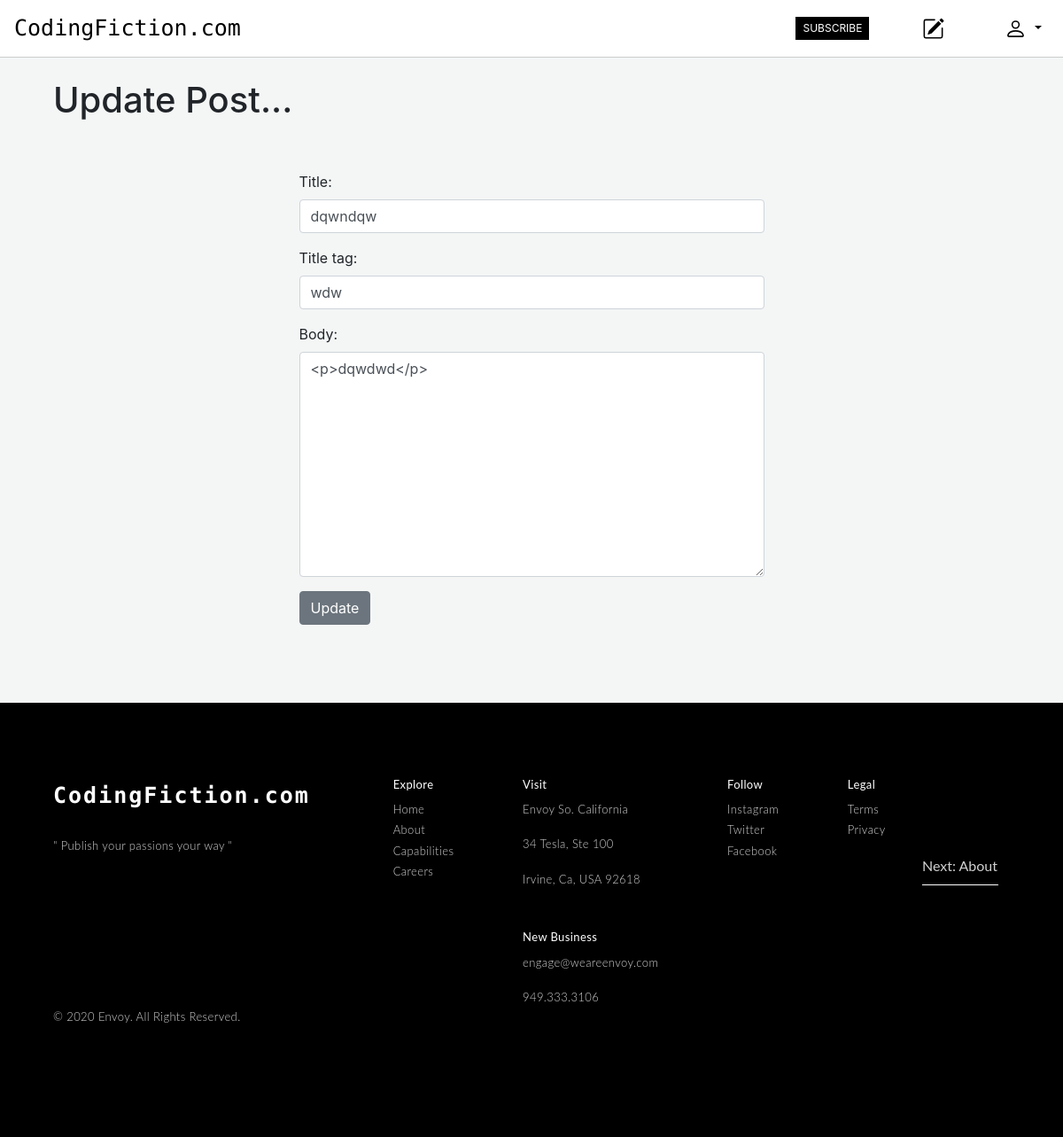
/article/edit/32 (signed in), run on the app's committed database.
### theblog/models.py (models this page shows, shortened)
class Post(models.Model):
	title = models.CharField(max_length=255)
	header_image = models.ImageField(null=True, blank=True, upload_to="images/")
	title_tag = models.CharField(max_length=50)
	author = models.ForeignKey(User, on_delete=models.CASCADE)
	body = RichTextField(blank=True, null=True)
	post_time = models.TimeField(auto_now_add=True)
	post_date = models.DateField(auto_now_add=True)
	category = models.CharField( max_length=255, default='coding' )
	likes = models.ManyToManyField(User, related_name='blog_posts')

### theblog/views.py (the view)
# urls.py: path('article/edit/<int:pk>', UpdatePostView.as_view(), name='update_post'),
class UpdatePostView(UpdateView):
	model = Post
	form_class = EditForm
	template_name = 'update_post.html'

### theblog/forms.py
class EditForm(forms.ModelForm):
	class Meta:
		model = Post
		fields = ('title', 'title_tag', 'body')
		widgets = {
			'title': forms.TextInput(attrs={'class': 'form-control'}),
			'title_tag': forms.TextInput(attrs={'class': 'form-control'}),
			'body': forms.Textarea(attrs={'class': 'form-control'}),
		}

### theblog/templates/update_post.html (shortened to what this page needs)
{% extends 'base.html' %}
{% block content %}
{% if user.is_authenticated %}
	{% if user.id == post.author.id %}
		<div class="container small_f">
			<h1>Update Post...</h1>
		</div>
		<br/><br/>
		<div class="container form_g">
			<div class="form-group ">
			<form method="POST">
				{{ form.as_p }}
				<button class="btn btn-secondary">Update</button>
		</div>
		</div>
	{% else %}
			You're not allowed here! (and you know it...)
	{% endif %}
{% else %}
You're not allowed here! (and you know it...)
{% endif %}
{% endblock %}

### theblog/templates/base.html (style rules this page uses)
body { margin: 0px ! important; padding : 0px ! important; background-color: #F4F6F6; background-image: initial; background-position-x: initial; background-position-y: initial; background-size: initial; background-repeat-x: initial; background-repeat-y: initial; background-attachment: initial; background-origin: initial; background-clip: initial; }
.form_g { width: 50%; }

### data on the page
Post: title "dqwndqw", title_tag "wdw", body "<p>dqwdwd</p>"
